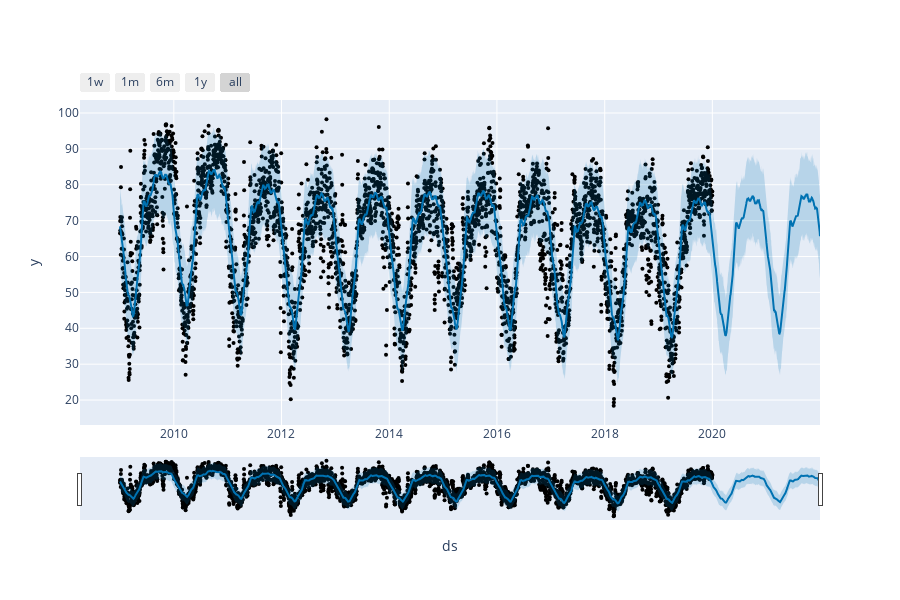

The code cell stored with this chart in its notebook:
### Code cell
from prophet import Prophet
from prophet.plot import plot_plotly, plot_components_plotly
model = Prophet()
model.fit(forecast_data)
forecasts = model.make_future_dataframe(periods=730)
predictions = model.predict(forecasts)
plot_plotly(model, predictions)

### Figure 1 — Plotly figure (JSON) as saved in the notebook; plotly's stock layout.template omitted (floating-point values rounded to 4 significant figures; data arrays with more than 128 entries replaced by an {"elided": "..."} marker saying what was removed)
{"data": [{"marker": {"color": "black", "size": 4}, "mode": "markers", "name": "Actual", "type": "scatter", "x": {"elided": "4018 str values"}, "y": {"elided": "4018 float values"}}, {"hoverinfo": "skip", "line": {"width": 0}, "mode": "lines", "type": "scatter", "x": {"elided": "4748 str values"}, "y": {"elided": "4748 float values"}}, {"fill": "tonexty", "fillcolor": "rgba(0, 114, 178, 0.2)", "line": {"color": "#0072B2", "width": 2}, "mode": "lines", "name": "Predicted", "type": "scatter", "x": {"elided": "4748 str values"}, "y": {"elided": "4748 float values"}}, {"fill": "tonexty", "fillcolor": "rgba(0, 114, 178, 0.2)", "hoverinfo": "skip", "line": {"width": 0}, "mode": "lines", "type": "scatter", "x": {"elided": "4748 str values"}, "y": {"elided": "4748 float values"}}], "layout": {"height": 600, "showlegend": false, "width": 900, "xaxis": {"rangeselector": {"buttons": [{"count": 7, "label": "1w", "step": "day", "stepmode": "backward"}, {"count": 1, "label": "1m", "step": "month", "stepmode": "backward"}, {"count": 6, "label": "6m", "step": "month", "stepmode": "backward"}, {"count": 1, "label": "1y", "step": "year", "stepmode": "backward"}, {"step": "all"}]}, "rangeslider": {"visible": true}, "title": {"text": "ds"}, "type": "date"}, "yaxis": {"title": {"text": "y"}}}}
